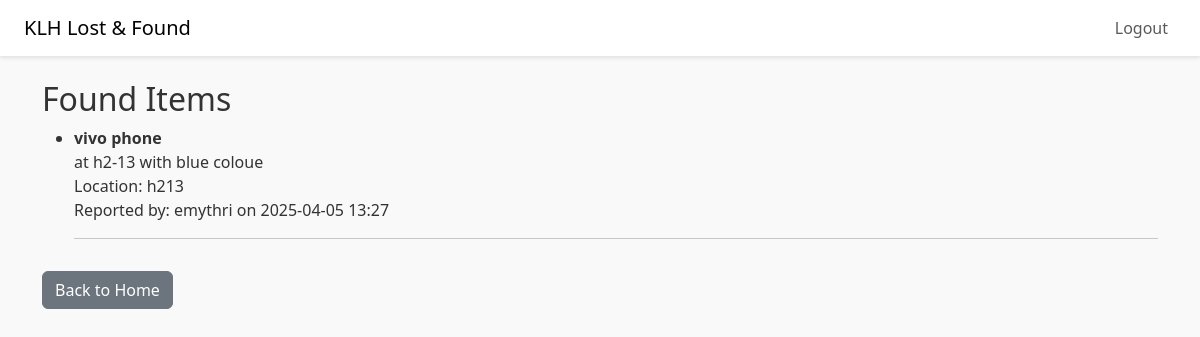
The app's page /items/found/ (signed in) with its own data.
### lostfound/models.py (models this page shows, shortened)
class LostFoundItem(models.Model):
    STATUS_CHOICES = (
        ('lost', 'Lost'),
        ('found', 'Found'),
    )
    title = models.CharField(max_length=100)
    category = models.CharField(max_length=50,default='lost')  # 📦 New field
    description = models.TextField()
    location = models.CharField(max_length=100)
    date_reported = models.DateTimeField(auto_now_add=True)
    status = models.CharField(max_length=10, choices=STATUS_CHOICES)
    reported_by = models.ForeignKey(User, on_delete=models.CASCADE)

### lostfound/views.py (the view)
# urls.py: path('items/found/', views.found_items, name='found_items'),
@login_required(login_url='login')
@cache_control(no_cache=True, must_revalidate=True, no_store=True)
def found_items(request):
    items = LostFoundItem.objects.filter(status='found').order_by('-date_reported')
    return render(request, 'lostfound/found_items.html', {'items': items})

### lostfound/templates/lostfound/found_items.html
{% extends 'base.html' %}
{% block content %}
<h2>Found Items</h2>
<ul>
    {% for item in items %}
        <li>
            <strong>{{ item.title }}</strong><br>
            {{ item.description }}<br>
            Location: {{ item.location }}<br>
            Reported by: {{ item.reported_by.username }} on {{ item.date_reported|date:"Y-m-d H:i" }}
        </li>
        <hr>
    {% empty %}
        <li>No found items reported yet.</li>
    {% endfor %}
</ul>
<a href="{% url 'home' %}">
    <button class="btn btn-secondary mt-3">Back to Home</button>
</a>
{% endblock %}

### lostfound/templates/base.html (style rules this page uses)
body { background-color: #f9f9f9; color: #333; }

### records on screen
LostFoundItem: title "vivo phone", description "at h2-13 with blue coloue", location "h213", reported_by.username "emythri", date_reported "2025-04-05 13:27"
